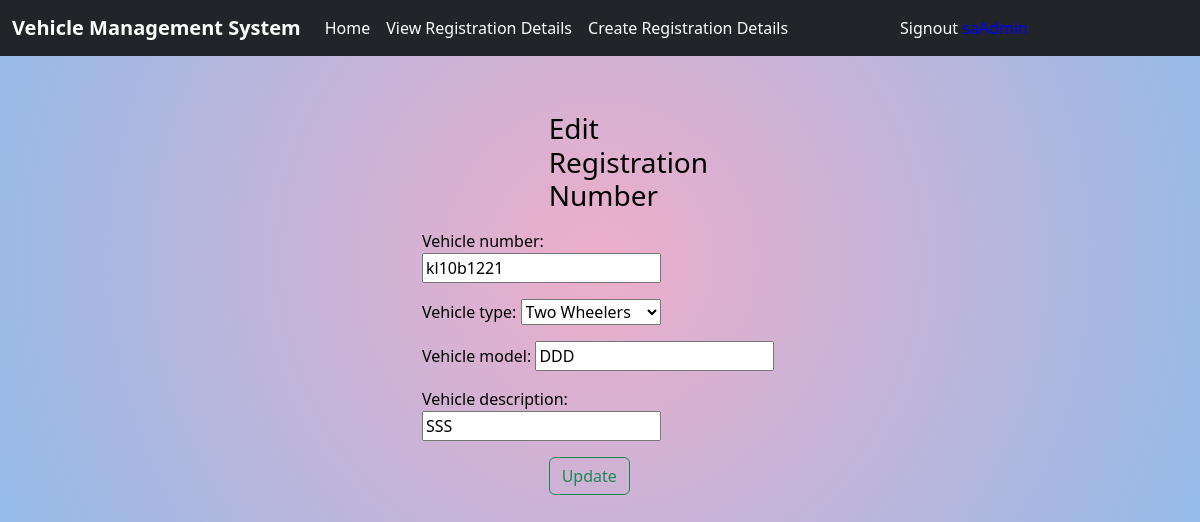
Page /reg/editreg/12 (signed in) on the committed database.
### superAdmin/models.py (models this page shows, shortened)
class Details(models.Model):
    alphanumeric = RegexValidator(r'^[0-9a-zA-Z]*$', 'Only alphanumeric characters are allowed.')
    alphabet = RegexValidator(r'^[a-zA-Z]*$', 'Only characters are allowed.')
    vehicle_number = models.CharField(max_length=50, unique=True, validators=[alphanumeric])
    options = (
        ('Two Wheelers', 'Two Wheelers'),
        ('Three Wheelers', 'Three Wheelers'),
        ('Four Wheelers', 'Four Wheelers')
    )
    vehicle_type = models.CharField(max_length=50,choices=options,default='Two Wheelers')
    vehicle_model = models.CharField(max_length=50,validators=[alphabet])
    vehicle_description = models.CharField(max_length=100,validators=[alphabet])

### superAdmin/views.py (the view)
# urls.py: path('editreg/<int:id>',views.UpdateRegNumView.as_view(),name='edit-reg'),
@method_decorator(signin_required,name='dispatch')
class UpdateRegNumView(UpdateView):
    print("in update method")
    model = Details
    form_class = VehicleRegistrationForm
    template_name = 'edit_regNum.html'
    success_url = reverse_lazy('list-reg')
    pk_url_kwarg = 'id'

### superAdmin/forms.py
class VehicleRegistrationForm(forms.ModelForm):
    class Meta:
        model=Details
        fields=[
            'vehicle_number',
            'vehicle_type',
            'vehicle_model',
            'vehicle_description',
        ]

### vehicleApp/models.py (called while the page is built)
    @property
    def is_superAdmin(self):
        return self.role=='superAdmin'

    def is_admin(self):
        return self.role=='admin'

    def is_user(self):
        return self.role=='user'

### superAdmin/templates/edit_regNum.html (shortened to what this page needs)
{%extends 'base.html'%}
{%block body_block%}
    <div class="row">
        <div class="col-4"></div>
        <div class="col-4">
            <div class="row">
                <div class="col-4"></div>
                <div class="col-4 mt-2 mb-2">
                    <h3 class="mt-5">Edit Registration Number</h3>
                </div>
                <div class="col-4"></div>
            </div>
            <form action="" enctype="multipart/form-data" method="post">
            {{form.as_p}}
                <div class="row">
                    <div class="col-4"></div>
                    <div class="col-4">
                        <input type="submit" value="Update" class="btn btn-outline-success">
                    </div>
                    <div class="col-4"></div>
                </div>
            </form>
            <br>
        </div>
        <div class="col-4"></div>
  </div>
{%endblock%}

### superAdmin/static/css/style.css (style rules this page uses)
body { position: relative; color: rgb(0, 0, 0); background-size: cover; background-repeat: no-repeat; background: rgb(238,174,202); background: radial-gradient(circle, rgba(238,174,202,1) 0%, rgba(148,187,233,1) 100%); }

### rows in the picture
Details: vehicle_number "kl10b1221", vehicle_type "Two Wheelers", vehicle_model "DDD", vehicle_description "SSS"
